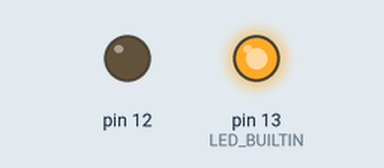
Simulated run of this sketch. Board: Arduino Uno, built with avr-gcc and run on an emulated ATmega328P. On the bench: output pins drawn as LEDs (lit = HIGH).

Above: at 0.5 s.
At 15.0 s:
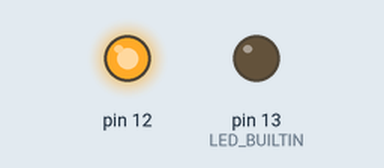
Timing chart, 0 to 20.8 s (numbered marks = the images above):
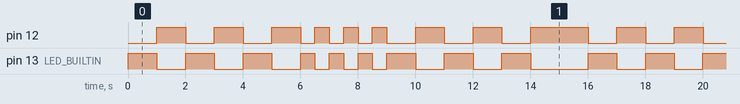

The sketch:

SOS_Alternating_Blink.ino
```cpp
void setup() {
  pinMode(LED_BUILTIN, OUTPUT);
  pinMode(12, OUTPUT);
}

void loop() {
  blinkLong();
  blinkLong();
  blinkLong();

  blinkShort();
  blinkShort();
  blinkShort();

  blinkLong();
  blinkLong();
  blinkLong();
  delay(1000);
}

void blinkLong() {
  digitalWrite(LED_BUILTIN, HIGH);
  digitalWrite(12, LOW);
  delay(1000);
  digitalWrite(LED_BUILTIN, LOW);
  digitalWrite(12, HIGH);
  delay(1000);
}

void blinkShort() {
  digitalWrite(LED_BUILTIN, HIGH);
  digitalWrite(12, LOW);
  delay(500);
  digitalWrite(LED_BUILTIN, LOW);
  digitalWrite(12, HIGH);
  delay(500);
}
```

Measured:
- by itself, pin 12: repeats every 16.0 s: 2 × (LOW 1.0 s, HIGH 1.0 s), 3 × (LOW 0.50 s, HIGH 0.50 s), 2 × (LOW 1.0 s, HIGH 1.0 s), LOW 1.0 s, HIGH 2.0 s, LOW 1.0 s, HIGH 1.0 s
- by itself, pin 13 (LED_BUILTIN): repeats every 16.0 s: 2 × (LOW 1.0 s, HIGH 1.0 s), LOW 1.0 s, 3 × (HIGH 0.50 s, LOW 0.50 s), 2 × (HIGH 1.0 s, LOW 1.0 s), HIGH 1.0 s, LOW 2.0 s, HIGH 1.0 s
- by itself, everything shown: repeats every 16.0 s, in 18 steps
